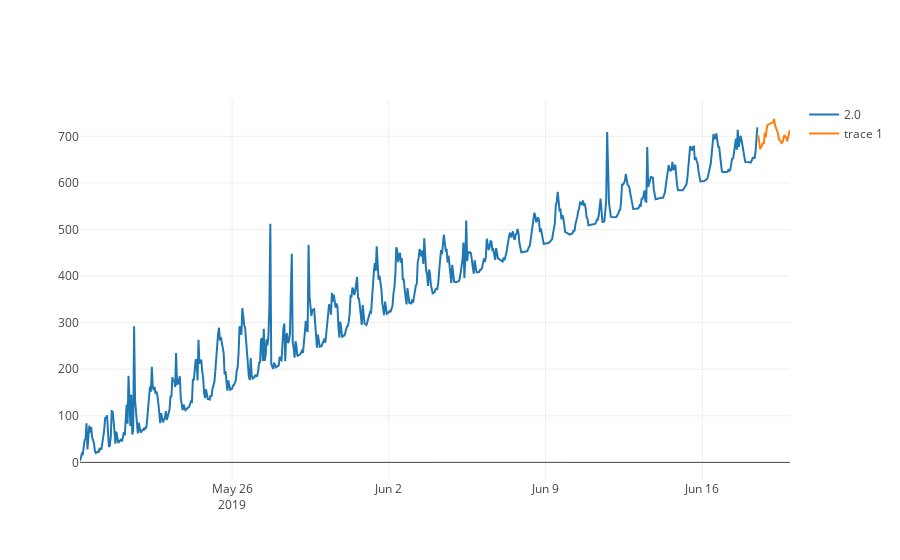

Source (notebook cell):
### Code cell
plotting.plot_multiple_ts(train, ts_pred)
